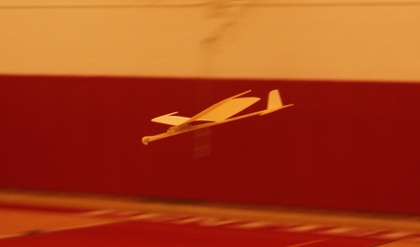
%> input picture CS_631_Airplane_img1535.JPG, 420 x 247 px, shrunk from 1047 x 615 before the run, given in place of TBK_Kite.JPG, which was not available
$ octave --eval "HW_05_q6b_Sharma_Deepak_ColorQuant_NLEVELS_HSV;"   (GNU Octave 9; MATLAB toolbox functions it lacks are replaced by stand-ins)
%> lines starting %> are read from the running program, lines starting %| are printed output that depends on the picture; pictures that were not available may be replaced by others from this repository, and a replacement may not be noted
function HW_05_q6b_Sharma_Deepak_ColorQuant_NLEVELS_HSV
    clear all;
    close all;
    %list of images for which quantization has been performed
    a_list_of_files = { 'TBK_Kite.JPG', 'TBK_BRICKS.JPG', 'kod_parrots.png', 'TBK_Science_Frog.jpg', 'TBK_CAMO_FAILURE.JPG','kod_kid.png', 'kod_ref_image_cheryl.jpg' };
    %a_list_of_files = {'TBK_CAMO_FAILURE.JPG'};
    % Levels of quantization which will be performed on each image
    q_level=[ 256, 128, 64, 24, 16, 10, 7, 6, 5, 4, 3 ];
    q_length=size(q_level);


    for idx = 1:length(a_list_of_files)
        filename = a_list_of_files{idx};
        im = imread( filename );
%> im is the input picture: size 247x420x3 uint8; mean R, G, B 168.3, 63.1, 26
        figure('Name','Original(L) , INDEXED COLOR IMAGE HSV(R)');

        %Showing the orginal RGB image on the left side of the figure
        subplot(1,2,1)
        imagesc( im );
        axis image;
        drawnow;
        %Converting RGB image into HSV image
        im = rgb2hsv(im);
%> im: size 247x420x3 double; mean H, S, V 0.0399, 0.873, 0.66
        %perfroming indexing for each qutization level
        for level=1:q_length(2)
        % CREATE AN INDEXED VERSION OF IMAGE, USING THE RGB COLORMAP:
        [ im_idx hsv_cmap ] = rgb2ind( im, q_level(level), 'nodither' );
        %display the image using this newly created colormap.
        %on the right side of the figure
        %converting the HSV colormap into RGB
        rgb_cmap = hsv2rgb( hsv_cmap );
        %clf;
        subplot(1,2,2);
        %displaying the indexed image using new colormap
        imagesc( im_idx );
        colormap( rgb_cmap );
        axis image;
        colorbar;
        pause(2);
        end
%> this loop made 11 passes
%> rgb_cmap on pass 11: [0.878 0.576 0.251; 0.667 0.195 0.0497; 0.514 0.0453 0.0222]
%> pass 1, in HW_05_q6b_Sharma_Deepak_ColorQuant_NLEVELS_HSV, `[ im_idx hsv_cmap ] = rgb2ind( im, q_level(level), 'nodither' );`:
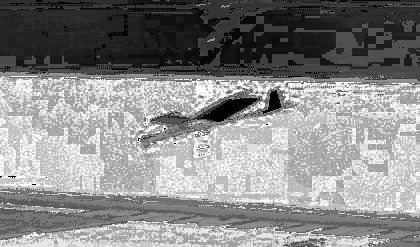
%> im_idx: size 247x420 uint8; min 0, max 255, mean 136.8
%> pass 1, in HW_05_q6b_Sharma_Deepak_ColorQuant_NLEVELS_HSV, `colorbar;`:
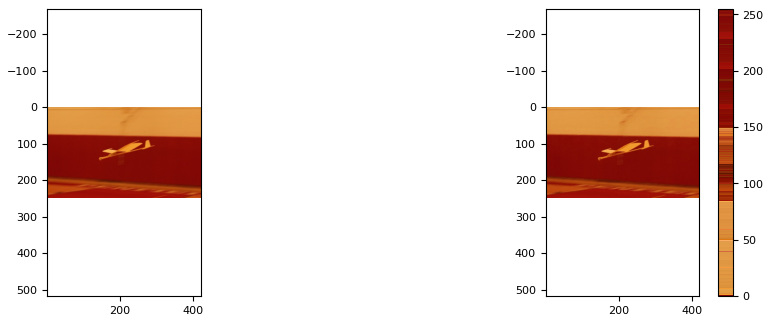
%> figure redrawn from the program's plot data, 2 panels
%> pass 2, in HW_05_q6b_Sharma_Deepak_ColorQuant_NLEVELS_HSV, `[ im_idx hsv_cmap ] = rgb2ind( im, q_level(level), 'nodither' );`:
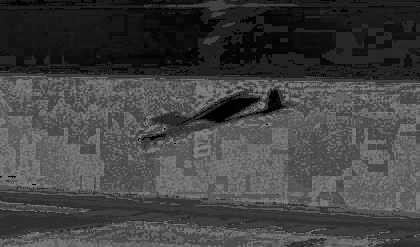
%> im_idx: size 247x420 uint8; min 0, max 127, mean 66.5
%> pass 3, in HW_05_q6b_Sharma_Deepak_ColorQuant_NLEVELS_HSV, `[ im_idx hsv_cmap ] = rgb2ind( im, q_level(level), 'nodither' );`:
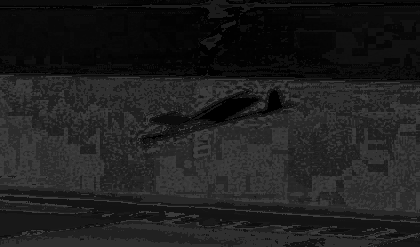
%> im_idx: size 247x420 uint8; min 0, max 63, mean 30.5
%> after the loop:
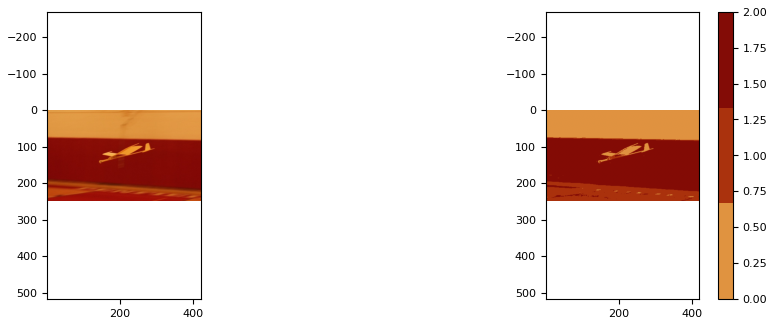
%> figure redrawn from the program's plot data, 2 panels
        pause(4)
        %del varibales for avoiding low memory
        close all;
        clear im
        clear rgb_cmap
        clear hsv_cmap
        clear im_idx

    end
%> pass 2 of the loop in HW_05_q6b_Sharma_Deepak_ColorQuant_NLEVELS_HSV, `for idx = 1:length(a_list_of_files)`:
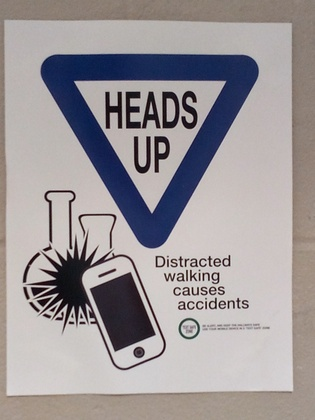
%> input picture HEADs_UP__do_not_text_and_walk.jpg, 315 x 420 px, shrunk from 2448 x 3264 before the run, given in place of TBK_BRICKS.JPG, which was not available
%> in HW_05_q6b_Sharma_Deepak_ColorQuant_NLEVELS_HSV, im is the input picture: size 420x315x3 uint8; mean R, G, B 156.9, 151.1, 153.2
%> im: size 420x315x3 double; mean H, S, V 0.264, 0.155, 0.64
%> the loop in HW_05_q6b_Sharma_Deepak_ColorQuant_NLEVELS_HSV, `for level=1:q_length(2)` made 11 passes
%> (hsv_cmap, rgb_cmap) on pass 11: ([0.694 0.545 0.259; 0.0549 0.0784 0.718; 0.922 0.0471 0.733], [0.141 0.118 0.259; 0.718 0.68 0.661; 0.733 0.699 0.715])
%> pass 3, in HW_05_q6b_Sharma_Deepak_ColorQuant_NLEVELS_HSV, `[ im_idx hsv_cmap ] = rgb2ind( im, q_level(level), 'nodither' );`:
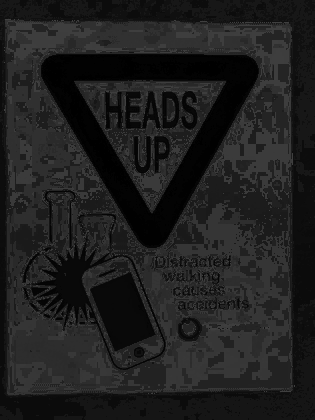
%> im_idx: size 420x315 uint8; min 0, max 63, mean 31
%> after the loop in HW_05_q6b_Sharma_Deepak_ColorQuant_NLEVELS_HSV, `for level=1:q_length(2)`:
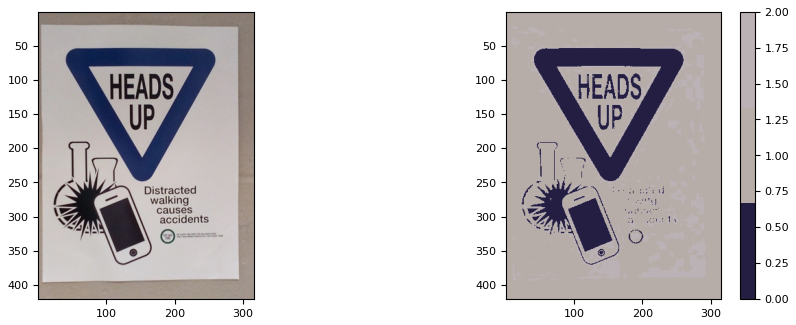
%> figure redrawn from the program's plot data, 2 panels
end
%> (the run ends here)
